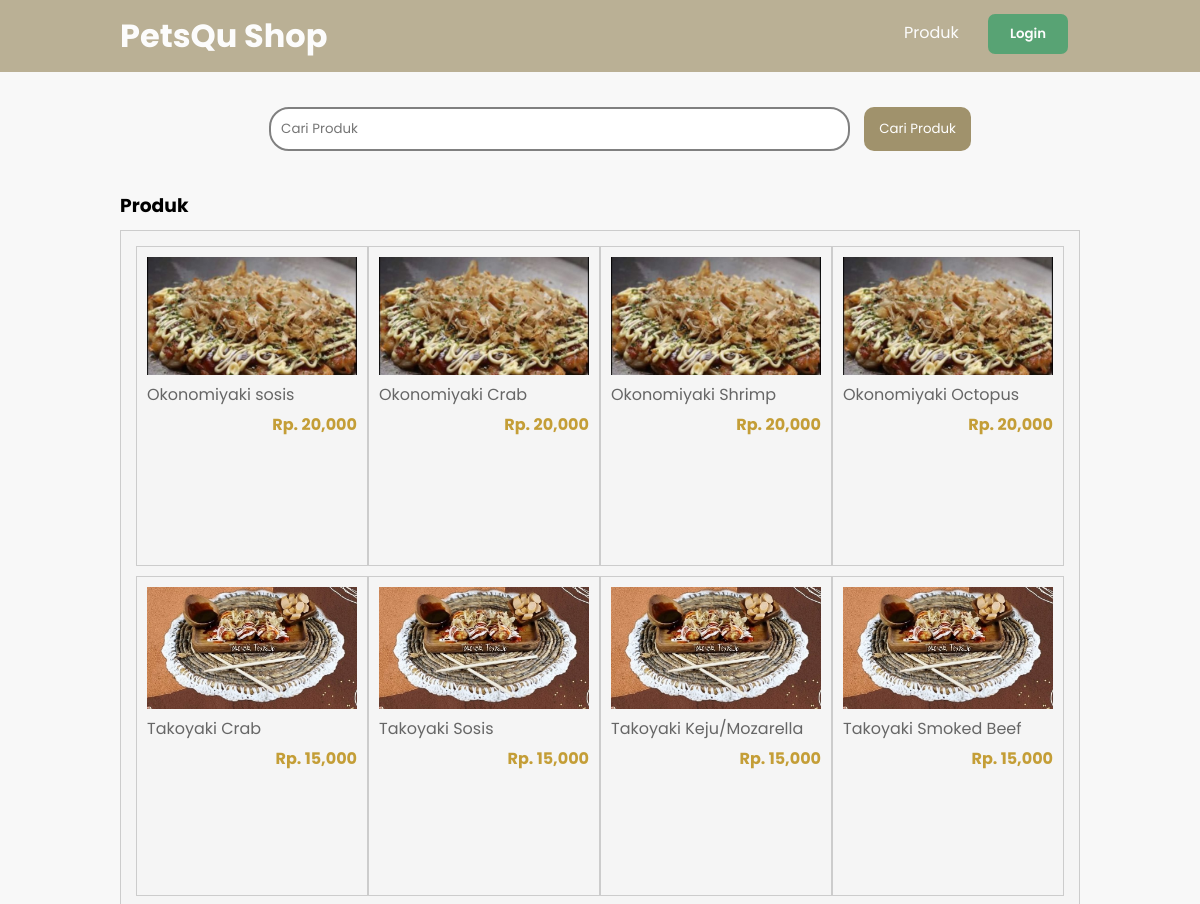
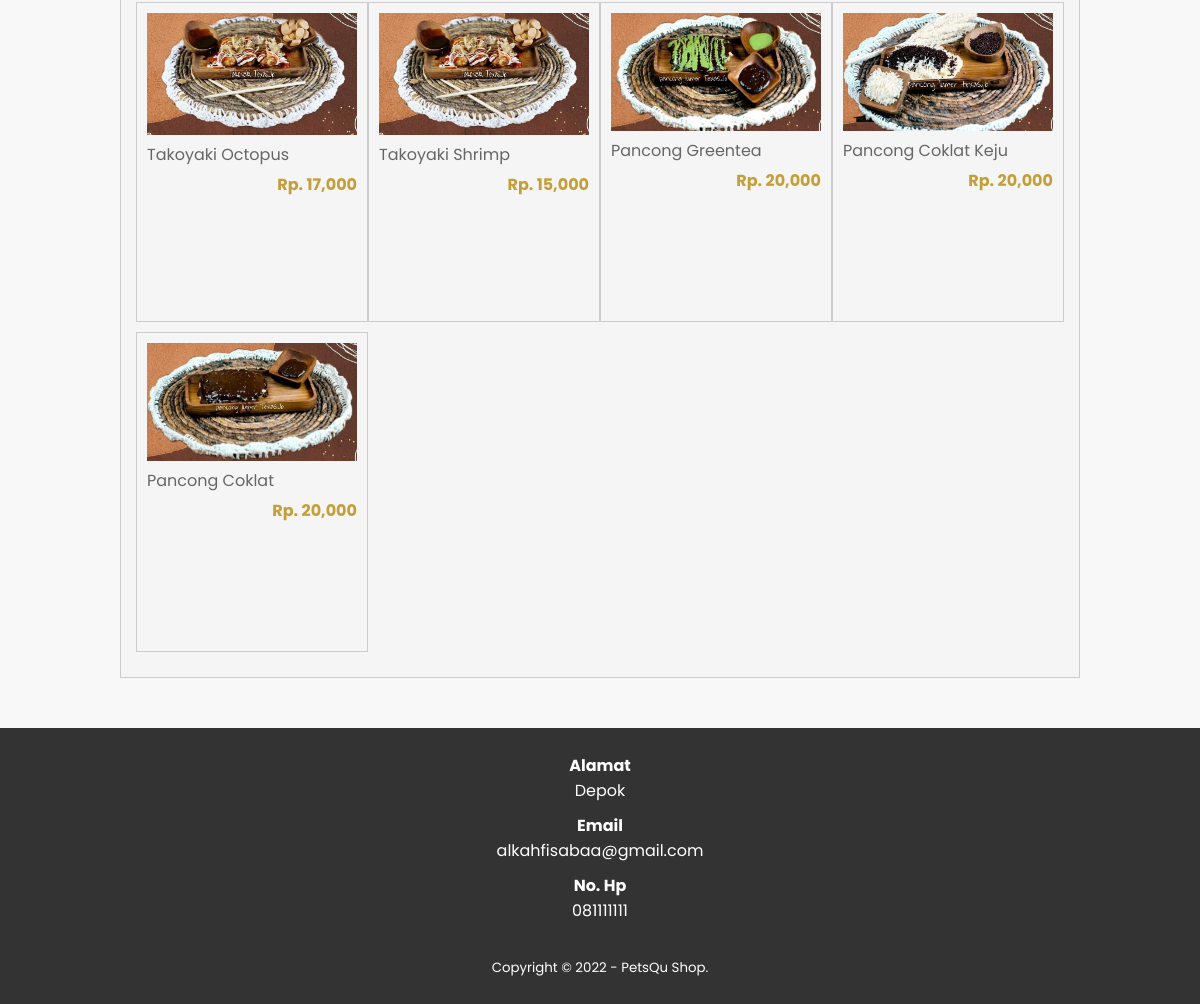
/produk.php, run on the app's committed database (2 pictures, top to bottom).
### tables this page shows
CREATE TABLE `tb_product` (
  `product_id` int(11) NOT NULL,
  `category_id` int(11) NOT NULL,
  `product_name` varchar(100) NOT NULL,
  `product_price` int(11) NOT NULL,
  `product_description` text NOT NULL,
  `product_image` varchar(100) NOT NULL,
  `product_status` tinyint(1) NOT NULL,
  `data_created` timestamp NOT NULL DEFAULT current_timestamp()
);

### produk.php (the view, shortened to what this page needs)
<?php
	include 'db.php';
	$kontak = mysqli_query($conn, "SELECT admin_telp, admin_email, admin_address FROM tb_admin WHERE admin_id = 1");
	$a = mysqli_fetch_object($kontak);
?>
<!DOCTYPE html>
<html>
<head>
	<link rel="stylesheet" type="text/css" href="css/style.css?v=<?php echo time(); ?>">
</head>
<body>
	<header>
		<div class="container">
		<h1 onclick="location.href='index.php'">PetsQu Shop</h1>
			<ul>
				<li><a href="produk.php">Produk</a></li>
				<Button class="btn" onclick="location.href='login.php'">Login</Button>
			</ul>
		</div>
	</header>
	<div class="search">
		<div class="container">
			<form action="produk.php">
				<input type="text" name="search" placeholder="Cari Produk" value="<?php echo $_GET['search'] ?>">
				<input type="submit" name="cari" value="Cari Produk">
			</form>
		</div>
	</div>
	<div class="section">
		<div class="container">
			<h3>Produk</h3>
			<div class="box">
				<?php
					$produk = mysqli_query($conn, "SELECT * FROM tb_product WHERE product_status = 1 $where ORDER BY product_id DESC");
					if(mysqli_num_rows($produk) > 0){
						while($p = mysqli_fetch_array($produk)){
				?>
					<a href="detail-produk.php?id=<?php echo $p['product_id'] ?>">
						<div class="col-4">
							<img src="produk/<?php echo $p['product_image'] ?>">
							<p class="nama"><?php echo substr($p['product_name'], 0, 30) ?></p>
							<p class="harga">Rp. <?php echo number_format($p['product_price']) ?></p>
						</div>
					</a>
				<?php }}else{ ?>
					<p>Produk tidak ada</p>
				<?php } ?>
			</div>
		</div>
	</div>
	<div class="footer">
		<div class="container">
			<h4>Alamat</h4>
			<p><?php echo $a->admin_address ?></p>
			<h4>Email</h4>
			<p><?php echo $a->admin_email ?></p>
			<h4>No. Hp</h4>
			<p><?php echo $a->admin_telp ?></p>
			<small>Copyright &copy; 2022 - PetsQu Shop.</small>
		</div>
	</div>
</body>
</html>

### css/style.css (style rules this page uses)
* { padding: 0; margin: 0; font-family: 'Poppins', sans-serif; }
body { background-color: #f8f8f8; font-family: 'Poppins', sans-serif; }
a { color: inherit; text-decoration: none; }
.btn { width: 80px; font-weight: 600; padding: 8px 15px; background-color: rgb(21 128 61); color: white; border: 2px solid rgb(21 128 61); cursor: pointer; border-radius: 7px; }
header { background: #a0926c; opacity: 0.7; color: #fff; }
header h1 { float: left; padding: 12px 0; }
header ul { float: right; }
header ul li { display: inline-block; }
header ul li a { padding: 20px 15px 20px 15px; display: inline-block; }
li { margin-right: 10px; }
.container { width: 80%; margin: 0 auto; }
.container:after { content: ''; display: block; clear: both; }
.section { margin: 25px 0; }
.box { background-color: whitesmoke; border: 1px solid #ccc; padding: 15px; box-sizing: border-box; margin: 10px 0 25px 0; }
.box:after { content: ''; display: block; clear: both; }
button { border: none; margin-right: 12px; }
.search { margin-top: 20px; padding: 15px 0; text-align: center; margin-left: 40px; }
.search input[type=text] { width: 60%; padding: 10px; border: 2px solid gray; border-radius: 20px; margin-right: 10px; }
.search input[type=submit] { padding: 12px 15px; background-color: #a0926c; color: #fff; border: none; cursor: pointer; border-radius: 10px; }
.col-4 { width: 25%; height: 320px; border: 1px solid #ccc; float: left; padding: 10px; box-sizing: border-box; margin-bottom: 10px; }
.col-4 img { width: 100%; }
.col-4 .nama { color: #666; margin-bottom: 5px; }
.col-4 .harga { font-weight: bold; color: #c49e37; float: right; }
.footer { padding: 25px 0; background-color: #333; color: #fff; text-align: center; }
.footer p { margin-bottom: 10px; }
.footer small { margin-top: 25px; display: inline-block; }

### data on the page
tb_product: product_image (picture), product_name "Okonomiyaki sosis", product_price "20,000"
tb_product: product_image (picture), product_name "Okonomiyaki Crab", product_price "20,000"
tb_product: product_image (picture), product_name "Okonomiyaki Shrimp", product_price "20,000"
tb_product: product_image (picture), product_name "Okonomiyaki Octopus", product_price "20,000"
tb_product: product_image (picture), product_name "Takoyaki Crab", product_price "15,000"
tb_product: product_image (picture), product_name "Takoyaki Sosis", product_price "15,000"
tb_product: product_image (picture), product_name "Takoyaki Keju/Mozarella", product_price "15,000"
tb_product: product_image (picture), product_name "Takoyaki Smoked Beef", product_price "15,000"
tb_product: product_image (picture), product_name "Takoyaki Octopus", product_price "17,000"
tb_product: product_image (picture), product_name "Takoyaki Shrimp", product_price "15,000"
tb_product: product_image (picture), product_name "Pancong Greentea", product_price "20,000"
tb_product: product_image (picture), product_name "Pancong Coklat Keju", product_price "20,000"
tb_product: product_image (picture), product_name "Pancong Coklat", product_price "20,000"

### other printed values
$a->admin_address "Depok"
$a->admin_email "alkahfisabaa@gmail.com"
$a->admin_telp "081111111"
